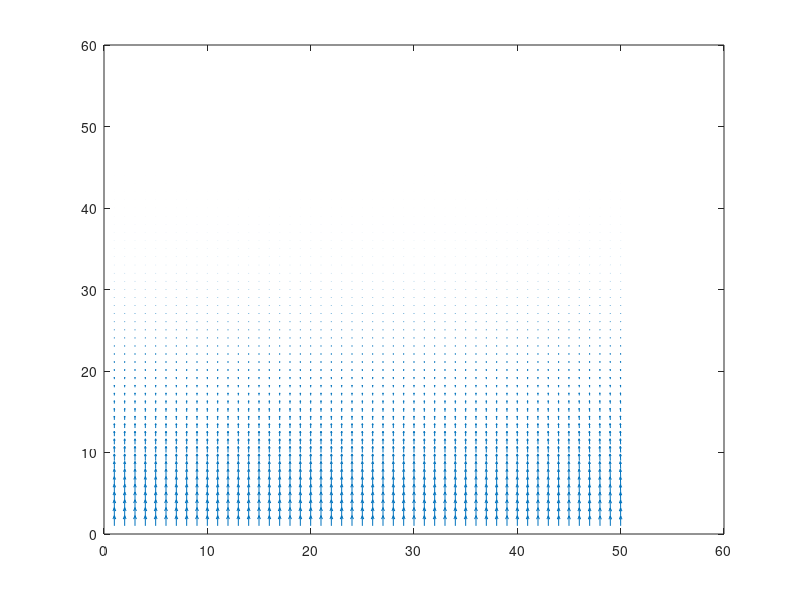

This figure's MATLAB source:
region_size = 50;

BCleft = 1;
BCright = 0;

iterations = 100;

potential = zeros(region_size, region_size);

[X, Y] = meshgrid(1:1:region_size, 1:1:region_size);

figure;

for it = 1:iterations

for i = 1:region_size
    
    for j = 1:region_size
        
        if (i == 1 && j ~= 1 && j ~= region_size)
            
           potential(i, j) = (potential(i + 1, j) + potential(i, j - 1) + potential(i, j + 1) + BCleft)/4;
        
        elseif (i == 1 && j == 1)
            
           potential(i, j) = (potential(i + 1, j) + potential(i, j + 1) + BCleft)/3;
           
        elseif (i == 1 && j == region_size)
            
           potential(i, j) = (potential(i + 1, j) + potential(i, j - 1) + BCleft)/3; 
           
        elseif(i == region_size && j ~= 1 && j ~= region_size)
            
           potential(i, j) = (potential(i - 1, j) + potential(i, j - 1) + potential(i, j + 1) + BCright)/4;
           
        elseif(i == region_size && j == 1)
            
           potential(i, j) = (potential(i - 1, j) + potential(i, j + 1) + BCright)/4;
           
        elseif(i == region_size && j == region_size)
            
           potential(i, j) = (potential(i - 1, j) + potential(i, j - 1) + BCright)/4;
           
        elseif(j == 1 && i ~= 1 && i ~= region_size)
            
           potential(i, j) = (potential(i + 1, j) + potential(i - 1, j) + potential(i, j + 1))/3;
           
        elseif(j == region_size && i ~= 1 && i ~= region_size)
            
           potential(i, j) = (potential(i + 1, j) + potential(i - 1, j) + potential(i, j - 1))/3;
           
        else
            
           potential(i, j) = (potential(i + 1, j) + potential(i - 1, j) + potential(i, j - 1) + potential(i, j + 1))/4;
            
        end
        
    end
    
end

surf(potential);
pause(0.001);

end

[dx, dy] = gradient(potential);
quiver(X, Y, -dx, -dy);






